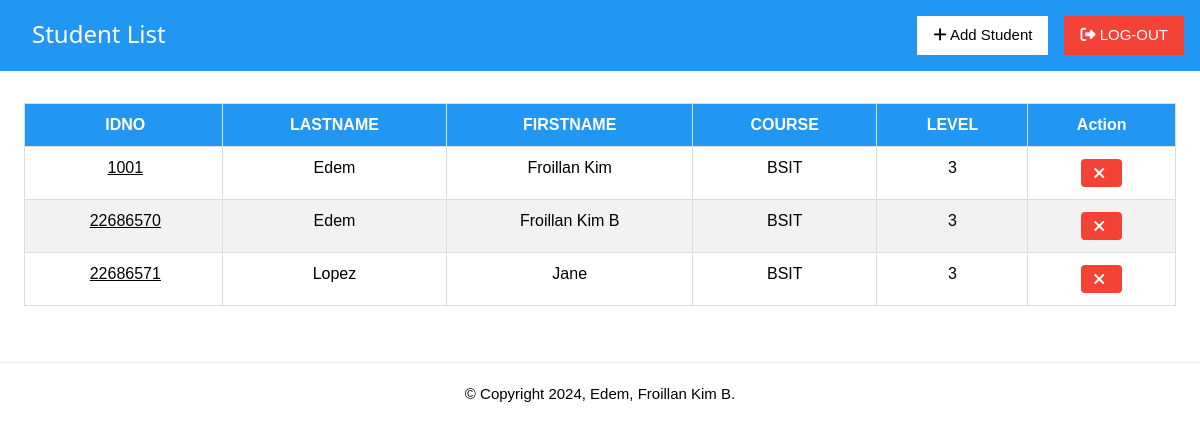
The page /students (signed in) on the database as committed earlier.
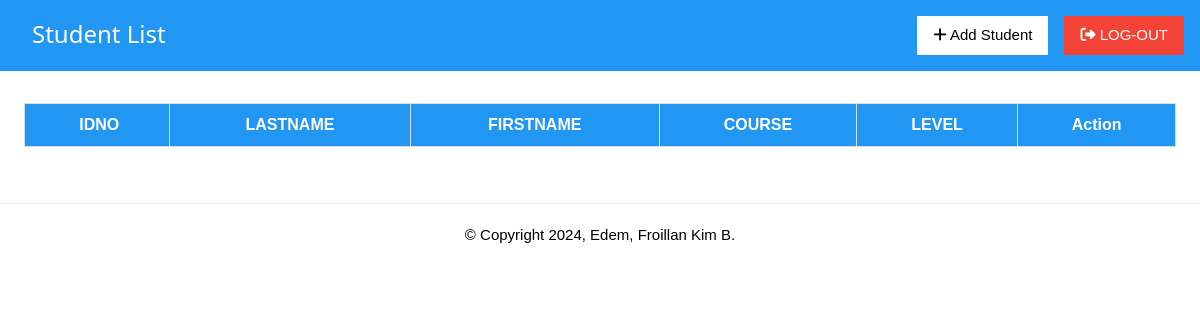
The same page on the database as committed later.
### tables this page shows
CREATE TABLE students (
    id integer primary key autoincrement,
    idno varchar(10) unique not null,
    lastname  varchar(50) not null,
    firstname varchar(50) not null,
    course    varchar(15) not null,
    level    varchar(5) not null,
    image varchar(25) not null
);

### app.py (the view)
@app.route('/students')
def student_list():
    if 'username' in session:
        pagetitle = "Student List"
        print(f"User logged in: {session['username']}")
        return render_template('index.html', data=getall_records('students'), pagetitle=pagetitle, users=get_users())
    else:
        flash("Please log in first!", "warning")
        return redirect(url_for('login'))

### app.py (called while the page is built)
def get_users() -> object:
	return getall_records('students')

@app.after_request
def after_request(response):
    response.headers['Cache-Control'] = 'no-cache, no-store, must-revalidate'
    response.headers['Pragma'] = 'no-cache'
    response.headers['Expires'] = '0'
    return response

### dbhelper.py (called while the page is built)
def getprocess(sql:str) -> list:
	db:object = connect(database)
	cursor:object = db.cursor()
	cursor.row_factory = Row
	cursor.execute(sql)
	data:list = cursor.fetchall()
	cursor.close()
	return data

def getall_records(table:str) -> list:
	sql:str = f'SELECT * FROM `{table}`'
	return getprocess(sql)

### templates/index.html (shortened to what this page needs)
<div class='w3-container w3-blue w3-margin-bottom'>
    <h3 class="w3-left w3-margin-left w3-margin-top">{{ pagetitle }}</h3>
    <nav class="navbar">
        <a href="/logout" class="w3-button w3-red w3-right w3-margin-top w3-margin-bottom" id="logout">
            <i class="fa fa-sign-out-alt"></i> LOG-OUT
        </a>
        <a href="javascript:void(0);" class="w3-right w3-button w3-margin-right w3-white w3-margin-top" id="add" onclick="openAddStudentModal()">
            <i class="fa fa-plus"></i> Add Student
        </a>
    </nav>
</div>
{% extends 'base.html' %}
{% block content %}
<div class="w3-row-padding" id="main_container">
    <div class="w3-full">
        <table class="w3-table-all styled-table" id="table">
            <thead>
                <tr id="tr1">
                    <th class="w3-center">IDNO</th>
                    <th class="w3-center">LASTNAME</th>
                    <th class="w3-center">FIRSTNAME</th>
                    <th class="w3-center">COURSE</th>
                    <th class="w3-center">LEVEL</th>
                    <th class="w3-center">Action</th>
                </tr>
            </thead>
            <tbody>
                {% for user in users %}
                <tr id="tr2">
                    <td class="w3-center" data-cell="IDNO:">
                        <a href="#" onclick="viewrecordstudents('{{ user['image'] }}', '{{ user['idno'] }}', '{{ user['lastname'] }}', '{{ user['firstname'] }}', '{{ user['course'] }}', '{{ user['level'] }}')">
                            {{ user["idno"] }}
                        </a>
                    </td>
                    <td class="w3-center" data-cell="LASTNAME:">{{ user["lastname"] }}</td>
                    <td class="w3-center" data-cell="FIRSTNAME:">{{ user["firstname"] }}</td>
                    <td class="w3-center" data-cell="COURSE:">{{ user["course"] }}</td>
                    <td class="w3-center" data-cell="LEVEL:">{{ user["level"] }}</td>
                    <td class="w3-center" data-cell="ACTION:">
                        <button class="w3-button w3-red delete-btn" onclick="openCustomAlert('{{ user['idno'] }}')">
                            <i class="fas fa-times"></i>
                        </button>
                    </td>
                </tr>
                {% endfor %}
            </tbody>
        </table>
    </div>
</div>
{% endblock %}

### templates/base.html (shortened to what this page needs)
<!DOCTYPE html>
<html>
	<head>
		<link rel='stylesheet' href="../static/css/w3.css">
		<link rel="stylesheet" href="{{ url_for('static', filename='font-awesome/css/all.min.css') }}">
	</head>
	<body>
	    <div class='w3-container w3-padding-16'>
	        {% block content %}
	        {% endblock %}
	    </div>
	    <hr>
	    <div class='w3-center'>
	    	&copy; Copyright 2024, Edem, Froillan Kim B.
	    </div>
	</body>
</html>

### static/css/w3.css (style rules this page uses)
html { box-sizing:border-box }
*,*:before,*:after { box-sizing:inherit }
html { -ms-text-size-adjust:100%;-webkit-text-size-adjust:100% }
body { margin:0 }
article,aside,details,figcaption,figure,footer,header,main,menu,nav,section { display:block }
a { background-color:transparent }
hr { box-sizing:content-box;height:0;overflow:visible }
html,body { font-family:Verdana,sans-serif;font-size:15px;line-height:1.5 }
html { overflow-x:hidden }
h3 { font-size:24px }
h1,h2,h3,h4,h5,h6 { font-family:"Segoe UI",Arial,sans-serif;font-weight:400;margin:10px 0 }
hr { border:0;border-top:1px solid #eee;margin:20px 0 }
a { color:inherit }
.w3-table,.w3-table-all { border-collapse:collapse;border-spacing:0;width:100%;display:table }
.w3-table-all { border:1px solid #ccc }
.w3-bordered tr,.w3-table-all tr { border-bottom:1px solid #ddd }
.w3-table-all tr:nth-child(odd) { background-color:#fff }
.w3-table td,.w3-table th,.w3-table-all td,.w3-table-all th { padding:8px 8px;display:table-cell;text-align:left;vertical-align:top }
.w3-table th:first-child,.w3-table td:first-child,.w3-table-all th:first-child,.w3-table-all td:first-child { padding-left:16px }
.w3-btn,.w3-button { border:none;display:inline-block;padding:8px 16px;vertical-align:middle;overflow:hidden;text-decoration:none;color:inherit;background-color:inherit;text-align:center;cursor:pointer;white-space:nowrap }
.w3-btn,.w3-button { -webkit-touch-callout:none;-webkit-user-select:none;-khtml-user-select:none;-moz-user-select:none;-ms-user-select:none;user-select:none }
.w3-container:after,.w3-container:before,.w3-panel:after,.w3-panel:before,.w3-row:after,.w3-row:before,.w3-row-padding:after,.w3-row-padding:before, .w3-cell-row:before,.w3-cell-row:after,.w3-clear:after,.w3-clear:before,.w3-bar:before,.w3-bar:after { content:"";display:table;clear:both }
.w3-row-padding,.w3-row-padding>.w3-half,.w3-row-padding>.w3-third,.w3-row-padding>.w3-twothird,.w3-row-padding>.w3-threequarter,.w3-row-padding>.w3-quarter,.w3-row-padding>.w3-col { padding:0 8px }
.w3-container,.w3-panel { padding:0.01em 16px }
.w3-center { text-align:center!important }
.w3-margin-top { margin-top:16px!important }
.w3-margin-bottom { margin-bottom:16px!important }
.w3-margin-left { margin-left:16px!important }
.w3-margin-right { margin-right:16px!important }
.w3-padding-16 { padding-top:16px!important;padding-bottom:16px!important }
.w3-left { float:left!important }
.w3-right { float:right!important }
.w3-blue,.w3-hover-blue:hover { color:#fff!important;background-color:#2196F3!important }
.w3-red,.w3-hover-red:hover { color:#fff!important;background-color:#f44336!important }
.w3-white,.w3-hover-white:hover { color:#000!important;background-color:#fff!important }
.styled-table { width: 100%; border-collapse: collapse; font-family: Arial, sans-serif; margin-bottom: 20px; }
.styled-table th, .styled-table td { padding: 12px; border: 1px solid #ddd; text-align: left; }
.styled-table th { background-color: #0074D9; color: white; font-weight: bold; }
.w3-table-all th { background-color: #2196F3; color: #ffffff; }

Rows that differ between the two databases and show on the page:
removed students: idno "1001", lastname "Edem", firstname "Froillan Kim", course "BSIT", level "3"
removed students: idno "22686570", lastname "Edem", firstname "Froillan Kim B", course "BSIT", level "3"
removed students: idno "22686571", lastname "Lopez", firstname "Jane", course "BSIT", level "3"
